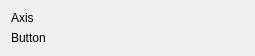
<?xml version="1.0" encoding="UTF-8"?>
<ui version="4.0">
 <class>JoystickDebugDialog</class>
 <widget class="QDialog" name="JoystickDebugDialog">
  <property name="geometry">
   <rect>
    <x>0</x>
    <y>0</y>
    <width>255</width>
    <height>50</height>
   </rect>
  </property>
  <property name="windowTitle">
   <string>Dialog</string>
  </property>
  <layout class="QGridLayout" name="gridLayout">
   <item row="0" column="1">
    <widget class="QLabel" name="axisNum">
     <property name="text">
      <string/>
     </property>
    </widget>
   </item>
   <item row="0" column="0">
    <widget class="QLabel" name="label">
     <property name="text">
      <string>Axis</string>
     </property>
    </widget>
   </item>
   <item row="0" column="2">
    <widget class="QLabel" name="axisVal">
     <property name="text">
      <string/>
     </property>
    </widget>
   </item>
   <item row="1" column="0">
    <widget class="QLabel" name="label_2">
     <property name="text">
      <string>Button</string>
     </property>
    </widget>
   </item>
   <item row="1" column="1">
    <widget class="QLabel" name="buttonNum">
     <property name="text">
      <string/>
     </property>
    </widget>
   </item>
   <item row="1" column="2">
    <widget class="QLabel" name="buttonVal">
     <property name="text">
      <string/>
     </property>
    </widget>
   </item>
  </layout>
 </widget>
 <resources/>
 <connections/>
</ui>
